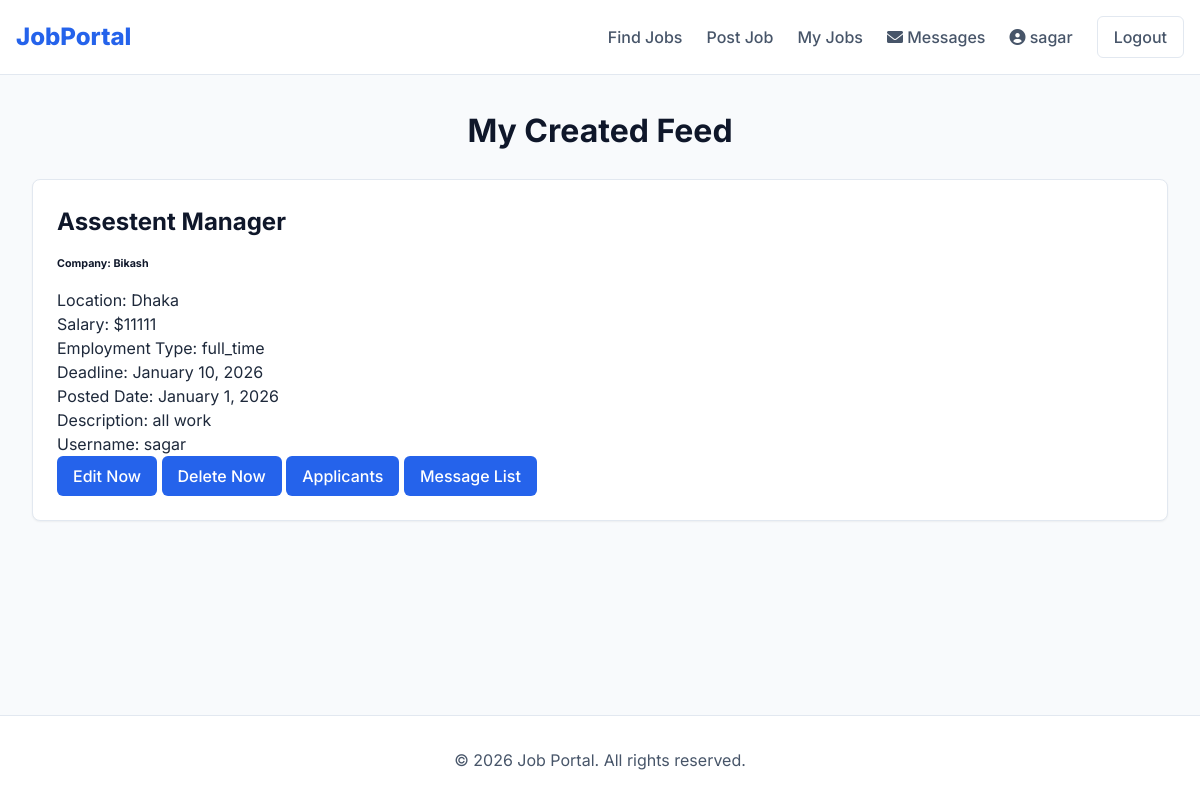
Page /createdJob/ (signed in) on the committed database.
### myApp/models.py (models this page shows, shortened)
class Custom_User(AbstractUser):
    USER=[
        ('recruiter','Recruiter'),('jobseeker','JobSeeker')
    ]
    user_type=models.CharField(choices=USER,max_length=120)
    profile_pic=models.ImageField(upload_to="media/profile_pic",null=True)

class JobModel(models.Model):
    JOB_TYPE_CHOICES=[
        ('full_time', 'Full Time'),
        ('part_time', 'Part Time'),
        ('contract', 'Contract'),
        ('internship', 'Internship'),
        ('temporary', 'Temporary'),
    ]
    user=models.ForeignKey(Custom_User,null=True,blank=True,on_delete=models.CASCADE)
    job_title = models.CharField(max_length=200, null=True, blank=True)
    company_name = models.CharField(max_length=200, null=True, blank=True)
    location = models.CharField(max_length=200, null=True, blank=True)
    description = models.TextField(null=True, blank=True)
    salary = models.PositiveIntegerField(null=True, blank=True)
    employment_type = models.CharField(max_length=50, choices=JOB_TYPE_CHOICES, null=True, blank=True)
    posted_date = models.DateTimeField(auto_now_add=True)
    update_date = models.DateTimeField(auto_now=True)
    application_deadline = models.DateTimeField(null=True, blank=True)

### myApp/views.py (the view)
# urls.py: path('createdJob/', createdJob, name='createdJob'),
@login_required
def createdJob(request):
    current_user = request.user
    if current_user.user_type == "recruiter":
        jobs = JobModel.objects.filter(user=current_user)
    else:
        jobs = JobModel.objects.none()
        messages.warning(request, "You are not authorized to view this page.")
    context = {
        "jobs": jobs
    }
    return render(request, "myAdmin/createdJob.html", context)

### Template/myAdmin/createdJob.html
{% extends 'Common/base.html' %}
{% block body %}
<div class="container mt-5">
    <h1 class="text-center mb-4">My Created Feed</h1>
    <div class="job-list">
        {% for i in jobs %}
        <div class="card mb-3">
            <div class="card-body">
                <h2 class="card-title">{{ i.job_title }}</h2>
                <h6 class="card-subtitle mb-2 text-muted">Company: {{ i.company_name }}</h6>
                <p class="card-text">Location: {{ i.location }}</p>
                <p class="card-text">Salary: ${{ i.salary|default:"Not specified" }}</p>
                <p class="card-text">Employment Type: {{ i.employment_type }}</p>
                <p class="card-text">Deadline: {{ i.application_deadline|date:"F j, Y"|default:"Not specified" }}</p>
                <p class="card-text">Posted Date: {{ i.posted_date|date:"F j, Y" }}</p>
                <p class="card-text">Description: {{ i.description }}</p>
                <p class="card-text">Username: {{ i.user.username }}</p>
                {% if request.user.user_type == 'recruiter' %}
                <a href="  {% url 'editJob' i.id %}  " class="btn btn-primary">Edit Now</a>
                <a href="  {% url 'deleteJob' i.id %}  " class="btn btn-primary">Delete Now</a>
                <a href="  {% url 'applicantList' i.id %}  " class="btn btn-primary">Applicants</a>
                <a href="  {% url 'message_list' i.id %}  " class="btn btn-primary">Message List</a>
                {% endif %}
            </div>
        </div>
        {% endfor %}
    </div>
</div>
{% endblock body %}

### Template/Common/base.html (shortened to what this page needs)
<!DOCTYPE html>
{% load static %}
<html lang="en">
<head>
  <link rel="stylesheet" href="https://cdnjs.cloudflare.com/ajax/libs/font-awesome/6.0.0-beta3/css/all.min.css">
  <link rel="stylesheet" href="{% static 'css/style.css' %}">
</head>
<body>
  <nav class="navbar">
    <div class="container">
      <a href="{% url 'JobFeed' %}" class="nav-brand">JobPortal</a>
      <div class="nav-menu">
        <a href="{% url 'JobFeed' %}" class="nav-link">Find Jobs</a>
        {% if request.user.is_authenticated %}
        {% if request.user.user_type == 'recruiter' %}
        <a href="{% url 'addJobPage' %}" class="nav-link">Post Job</a>
        <a href="{% url 'createdJob' %}" class="nav-link">My Jobs</a>
        {% else %}
        <a href="{% url 'appliedJob' %}" class="nav-link">Applied Jobs</a>
        <a href="{% url 'MySettingsPage' %}" class="nav-link">My Profile</a>
        {% endif %}
        <a href="{% url 'my_messages' %}" class="nav-link">
          <i class="fas fa-envelope"></i> Messages
        </a>
        <a href="{% url 'profile_view' %}" class="nav-link user-profile">
          <i class="fas fa-user-circle"></i> {{ request.user.username }}
        </a>
        <a href="{% url 'logoutPage' %}" class="btn btn-secondary btn-sm">Logout</a>
        {% else %}
        <a href="{% url 'signinPage' %}" class="nav-link">Login</a>
        <a href="{% url 'signupPage' %}" class="btn btn-primary">Sign Up</a>
        {% endif %}
      </div>
    </div>
  </nav>
  <main class="main-content">
    <div class="container">
      {% block body %}{% endblock %}
    </div>
  </main>
  <footer class="footer">
    <div class="container text-center">
      <p>&copy; 2026 Job Portal. All rights reserved.</p>
    </div>
  </footer>
</body>
</html>

### static/css/style.css (style rules this page uses)
:root { --primary-color: #2563eb; --primary-hover: #1d4ed8; --secondary-color: #64748b; --accent-color: #0f172a; --background-color: #f8fafc; --surface-color: #ffffff; --text-main: #1e293b; --text-secondary: #475569; --border-color: #e2e8f0; --success-color: #10b981; --danger-color: #ef4444; --warning-color: #f59e0b; --radius-sm: 0.375rem; --radius-md: 0.5rem; --radius-lg: 0.75rem; --shadow-sm: 0 1px 2px 0 rgb(0 0 0 / 0.05); --shadow-md: 0 4px 6px -1px rgb(0 0 0 / 0.1), 0 2px 4px -2px rgb(0 0 0 / 0.1); --font-sans: 'Inter', system-ui, -apple-system, sans-serif; }
* { box-sizing: border-box; margin: 0; padding: 0; }
body { font-family: var(--font-sans); background-color: var(--background-color); color: var(--text-main); line-height: 1.5; -webkit-font-smoothing: antialiased; }
a { color: var(--primary-color); text-decoration: none; transition: color 0.2s; }
h1, h2, h3, h4, h5, h6 { font-weight: 700; color: var(--accent-color); margin-bottom: 1rem; }
.container { max-width: 1200px; margin: 0 auto; padding: 0 1rem; }
.main-content { padding: 2rem 0; min-height: 80vh; }
.navbar { background-color: var(--surface-color); border-bottom: 1px solid var(--border-color); padding: 1rem 0; position: sticky; top: 0; z-index: 100; }
.navbar .container { display: flex; justify-content: space-between; align-items: center; }
.nav-brand { font-size: 1.5rem; font-weight: 800; color: var(--primary-color); }
.nav-menu { display: flex; gap: 1.5rem; align-items: center; }
.nav-link { color: var(--text-secondary); font-weight: 500; }
.card { background-color: var(--surface-color); border-radius: var(--radius-md); border: 1px solid var(--border-color); box-shadow: var(--shadow-sm); padding: 1.5rem; margin-bottom: 1.5rem; transition: transform 0.2s, box-shadow 0.2s; }
.btn { display: inline-block; padding: 0.5rem 1rem; border-radius: var(--radius-sm); font-weight: 500; text-align: center; cursor: pointer; border: none; transition: background-color 0.2s; }
.btn-primary { background-color: var(--primary-color); color: white; }
.btn-secondary { background-color: var(--surface-color); border: 1px solid var(--border-color); color: var(--text-secondary); }
.text-center { text-align: center; }
.mb-4 { margin-bottom: 1.5rem; }
.footer { background: var(--surface-color); padding: 2rem 0; border-top: 1px solid var(--border-color); margin-top: auto; color: var(--text-secondary); }

### rows in the picture
Custom_User: user.username "sagar"
JobModel: job_title "Assestent Manager", company_name "Bikash", location "Dhaka", salary "11111", employment_type "full_time", application_deadline "January 10, 2026", posted_date "January 1, 2026", description "all work", user.username "sagar"
